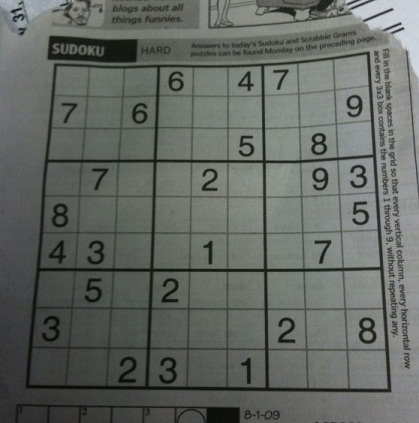
#> input picture 10. hafta/resim/sudoku.jpg, 419 x 423 px
$ python 3_affin_donusumu.py
#> lines starting #> are read from the running program, lines starting #| are printed output that depends on the picture
import cv2 as cv

resim = cv.imread("resim/sudoku.jpg")
#> resim is the input picture: shape (423, 419, 3); mean B, G, R 98.9, 103.6, 99.4

satir, sutun = resim.shape[:2]
#> satir = 423; sutun = 419

print(satir, sutun)
#| 423 419

M = cv.getRotationMatrix2D((sutun/2, satir/2), 45, 0.5)
sonuc = cv.warpAffine(resim, M, (sutun, satir), borderMode=cv.BORDER_REFLECT101)
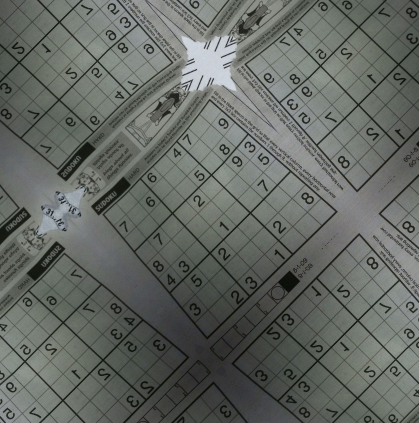
#> sonuc: shape (423, 419, 3); mean B, G, R 99.3, 104.3, 99.9


cv.imshow("sonuc", sonuc)
cv.waitKey(0)
